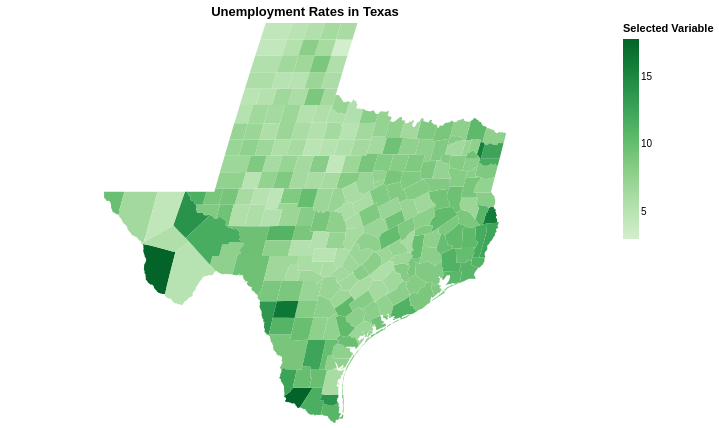

Source (notebook cell):
### Markdown cell above
#### Part 2.6 Interactive choropleth maps for both unemployment rate and population (7 points)

The population information is also available in the data. Now design an interactive map with radio button to select either unemployment rate or population to plot on the Texas map. Add county name, variable name and values to the tooltip. Use Natural Earth projection. 

Note: if your legend is out of the boundary. Consider to include

    legend=alt.Legend(orient='right', offset=-100)

to the alt.Color. Feel free to change the offset values.

### Code cell
radio = alt.param(value='unemp', bind=alt.binding_radio(options=['unemp', 'pop'], name='Select variable: '))

TX = TX = full[full['ISO_3166_2'] == 'US-48']
TX_json = json.loads(TX.to_json())
alt.Chart(alt.Data(values=TX_json["features"])).transform_fold(
    ['properties.unemp', 'properties.pop'], 
    as_ = ['variable', 'value']).transform_calculate(variable_clean="split(datum.variable, '.')[1]").transform_filter(
    alt.datum.variable_clean == radio).mark_geoshape().encode(
    color=alt.Color('value:Q', title='Selected Variable',
            scale=alt.Scale(scheme='greens')
        ),
    tooltip=[
        alt.Tooltip("properties.NAME:N", title="County"),
        alt.Tooltip("variable:N", title='Variable'),
        alt.Tooltip("value:Q", title="Value")]
).project(type="naturalEarth1").properties(
    width=600,
    height=400,
    title="Unemployment Rates in Texas"
).add_params(
    radio
)

### Figure 1 — Vega-Lite specification as saved in the notebook (floating-point values rounded to 4 significant figures; data arrays with more than 128 entries replaced by an {"elided": "..."} marker saying what was removed)
{"config": {"view": {"continuousWidth": 300, "continuousHeight": 300}}, "data": {"values": {"elided": "254 records"}}, "mark": {"type": "geoshape"}, "encoding": {"color": {"field": "value", "scale": {"scheme": "greens"}, "title": "Selected Variable", "type": "quantitative"}, "tooltip": [{"field": "properties.NAME", "title": "County", "type": "nominal"}, {"field": "variable", "title": "Variable", "type": "nominal"}, {"field": "value", "title": "Value", "type": "quantitative"}]}, "height": 400, "params": [{"name": "param_46", "bind": {"input": "radio", "options": ["unemp", "pop"], "name": "Select variable: "}, "value": "unemp"}], "projection": {"type": "naturalEarth1"}, "title": "Unemployment Rates in Texas", "transform": [{"fold": ["properties.unemp", "properties.pop"], "as": ["variable", "value"]}, {"calculate": "split(datum.variable, '.')[1]", "as": "variable_clean"}, {"filter": "(datum.variable_clean === param_46)"}], "width": 600, "$schema": "https://vega.github.io/schema/vega-lite/v5.8.0.json"}
